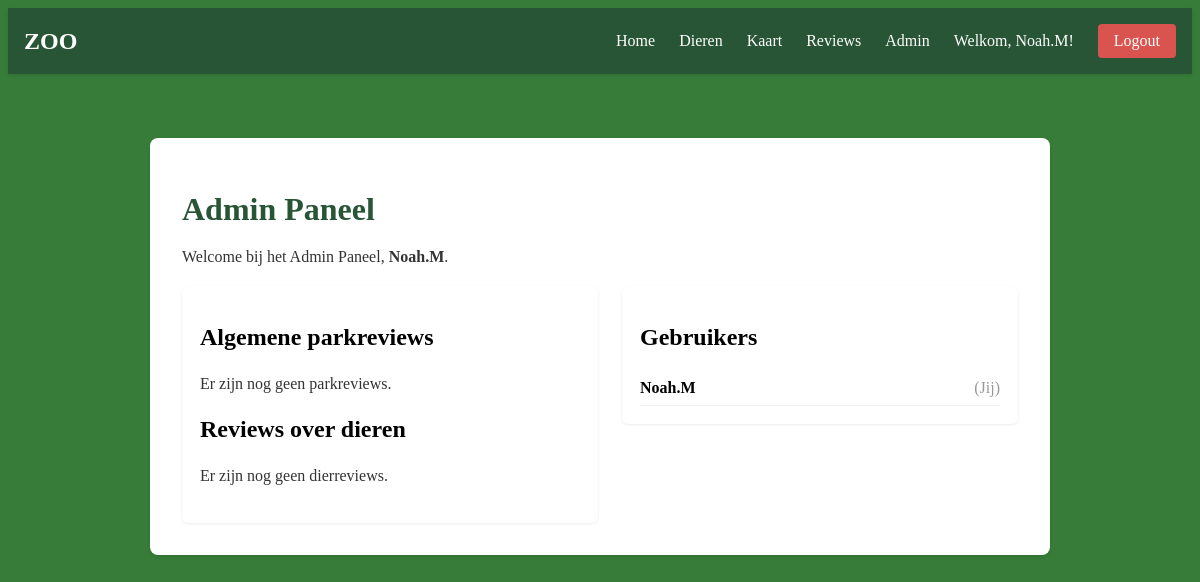
Page /admin (signed in) on the earlier database version.
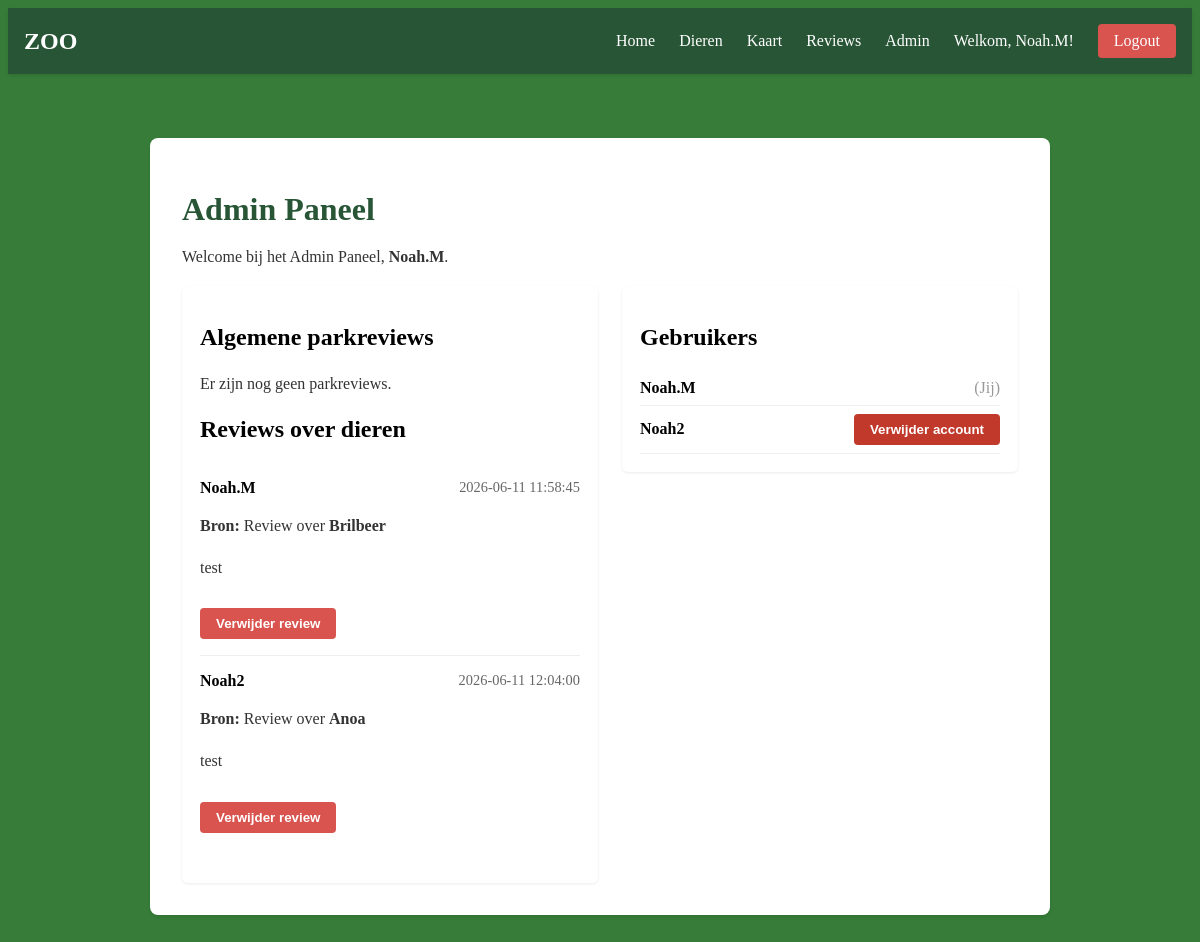
Same page on the later database version.
### tables this page shows
CREATE TABLE USERS (
    id INTEGER PRIMARY KEY AUTOINCREMENT,
    username TEXT UNIQUE NOT NULL,
    password TEXT NOT NULL
);

CREATE TABLE REVIEWS (
        id INTEGER PRIMARY KEY AUTOINCREMENT,
        user_id INTEGER NOT NULL,
        dier_id INTEGER NOT NULL,
        review TEXT NOT NULL,
        created_at TEXT NOT NULL DEFAULT (datetime('now')),
        FOREIGN KEY (user_id) REFERENCES USERS(id),
        FOREIGN KEY (dier_id) REFERENCES DIEREN(id),
        UNIQUE(user_id, dier_id)
    );

CREATE TABLE DIEREN (id INTEGER PRIMARY KEY AUTOINCREMENT, naam TEXT, beschrijving TEXT, categorie TEXT, status TEXT, leefgebied TEXT, kenmerken TEXT);

### app.py (the view)
@app.route("/admin")
def admin():
    if session.get('username') != 'Noah.M':
        return redirect("/login")
    animal_reviews = db.execute(
        "SELECT REVIEWS.id AS review_id, REVIEWS.review, REVIEWS.created_at, USERS.username, DIEREN.naam AS dier_naam "
        "FROM REVIEWS "
        "JOIN USERS ON REVIEWS.user_id = USERS.id "
        "JOIN DIEREN ON REVIEWS.dier_id = DIEREN.id "
        "ORDER BY USERS.username ASC, REVIEWS.created_at DESC"
    )
    park_reviews = db.execute(
        "SELECT PARK_REVIEWS.id AS review_id, PARK_REVIEWS.review, PARK_REVIEWS.created_at, USERS.username "
        "FROM PARK_REVIEWS "
        "JOIN USERS ON PARK_REVIEWS.user_id = USERS.id "
        "ORDER BY USERS.username ASC, PARK_REVIEWS.created_at DESC"
    )
    users = db.execute("SELECT id, username FROM USERS ORDER BY username ASC")
    return render_template("admin.html", animal_reviews=animal_reviews, park_reviews=park_reviews, users=users)

### templates/admin.html (shortened to what the changed rows need)
{% extends "layout.html" %}
{% block content %}
    <div class="dier-container">
        <div class="dier-content">
            <h1>Admin Paneel</h1>
            <p>Welcome bij het Admin Paneel, <strong>{{ session.username }}</strong>.</p>
            <div class="admin-columns">
                <div class="admin-left">
                    <section class="admin-section">
                        <h2>Algemene parkreviews</h2>
                    </section>
                    <section class="admin-section">
                        <h2>Reviews over dieren</h2>
                        {% if animal_reviews and animal_reviews | length > 0 %}
                            <ul class="review-list">
                                {% for review in animal_reviews %}
                                    <li class="review-item">
                                        <div class="review-header">
                                            <strong>{{ review.username }}</strong>
                                            <span class="review-date">{{ review.created_at }}</span>
                                        </div>
                                        <p><strong>Bron:</strong> Review over <strong>{{ review.dier_naam }}</strong></p>
                                        <p>{{ review.review }}</p>
                                        <form method="post" action="/reviews/animal/delete" class="review-delete-form">
                                            <button type="submit" class="delete-review-button">Verwijder review</button>
                                        </form>
                                    </li>
                                {% endfor %}
                            </ul>
                        {% else %}
                            <p>Er zijn nog geen dierreviews.</p>
                        {% endif %}
                    </section>
                </div>
                <div class="admin-right">
                    <h2>Gebruikers</h2>
                    {% if users and users | length > 0 %}
                        <ul class="user-list">
                            {% for user in users %}
                                <li class="user-item">
                                    <div class="user-row">
                                        <strong>{{ user.username }}</strong>
                                        {% if session.get('user_id') != user.id %}
                                            <form method="post" action="/admin/delete_user" class="delete-user-form">
                                                <button type="submit" class="delete-review-button delete-user">Verwijder account</button>
                                            </form>
                                        {% else %}
                                            <span class="user-self">(Jij)</span>
                                        {% endif %}
                                    </div>
                                </li>
                            {% endfor %}
                        </ul>
                    {% else %}
                        <p>Geen geregistreerde gebruikers gevonden.</p>
                    {% endif %}
                </div>
            </div>
        </div>
    </div>
{% endblock %}

### templates/layout.html (shortened to what this page needs)
<!DOCTYPE html>
<html lang="nl">
<head>
    <link rel="stylesheet" href="/static/style.css">
</head>
<body>
    <nav class="navbar">
        <div class="nav-container">
            <h2 class="nav-title">ZOO</h2>
            <div class="nav-links">
                <a href="/">Home</a>
                <a href="/Dieren">Dieren</a>
                <a href="/Kaart">Kaart</a>
                <a href="/reviews">Reviews</a>
                {% if session.get('username') == 'Noah.M' %}
                    <a href="/admin" class="nav-admin">Admin</a>
                {% endif %}
                {% if session.get('username') %}
                    <a href="/profile" class="user-welcome">Welkom, {{ session['username'] }}!</a>
                    <a href="/logout" class="nav-logout">Logout</a>
                {% else %}
                    <a href="/login">Login</a>
                    <a href="/register">Register</a>
                {% endif %}
            </div>
        </div>
    </nav>
    {% block content %}
    {% endblock %}
</body>
</html>

Differences in the rows shown:
added REVIEWS: username "Noah.M", created_at "2026-06-11 11:58:45", dier_naam "Brilbeer", review "test"
added REVIEWS: username "Noah2", created_at "2026-06-11 12:04:00", dier_naam "Anoa", review "test"
added USERS: username "Noah2"
Other differences:
text no longer shown: "Er zijn nog geen dierreviews."
